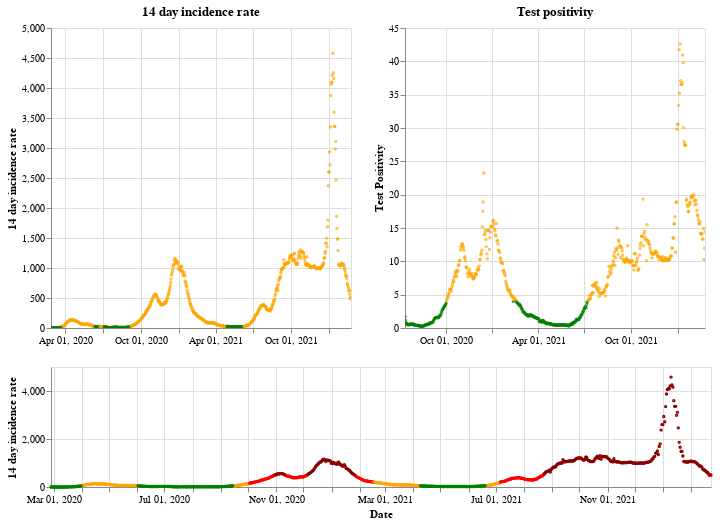

This figure's notebook cell:
### Markdown cell above
## Wales

### Code cell
plot_traffic_light('Wales')

### Figure 1 — Vega-Lite specification as saved in the notebook (floating-point values rounded to 4 significant figures; data arrays with more than 128 entries replaced by an {"elided": "..."} marker saying what was removed)
{"config": {"view": {"continuousWidth": 400, "continuousHeight": 300}}, "vconcat": [{"hconcat": [{"mark": {"type": "point", "size": 2}, "encoding": {"color": {"condition": {"value": "green", "test": "(datum.twoWeeklyCasesRate <= 25)"}, "value": "orange"}, "tooltip": [{"type": "nominal", "field": "areaName"}, {"type": "temporal", "field": "date"}, {"type": "quantitative", "field": "twoWeeklyCasesRate"}, {"type": "quantitative", "field": "testPositivity"}], "x": {"type": "temporal", "axis": {"title": ""}, "field": "date", "scale": {"domain": {"selection": "DateBrush"}}, "timeUnit": "yearmonthdate"}, "y": {"type": "quantitative", "axis": {"title": "14 day incidence rate"}, "field": "twoWeeklyCasesRate"}}, "title": "14 day incidence rate", "width": 300}, {"mark": {"type": "point", "size": 2}, "encoding": {"color": {"condition": {"value": "green", "test": "(datum.testPositivity <= 4)"}, "value": "orange"}, "tooltip": [{"type": "nominal", "field": "areaName"}, {"type": "temporal", "field": "date"}, {"type": "quantitative", "field": "twoWeeklyCasesRate"}, {"type": "quantitative", "field": "testPositivity"}], "x": {"type": "temporal", "axis": {"title": ""}, "field": "date", "scale": {"domain": {"selection": "DateBrush"}}, "timeUnit": "yearmonthdate"}, "y": {"type": "quantitative", "axis": {"title": "Test Positivity"}, "field": "testPositivity"}}, "title": "Test positivity", "width": 300}]}, {"layer": [{"mark": {"type": "point", "size": 2}, "encoding": {"color": {"condition": {"value": "orange", "test": "(((datum.testPositivity < 4) && (datum.twoWeeklyCasesRate >= 50)) && (datum.twoWeeklyCasesRate < 200))"}, "value": "red"}, "opacity": {"condition": {"value": 1, "test": "((datum.twoWeeklyCasesRate >= 50) && (datum.twoWeeklyCasesRate < 500))"}, "value": 0}, "tooltip": [{"type": "nominal", "field": "areaName"}, {"type": "temporal", "field": "date"}, {"type": "quantitative", "field": "twoWeeklyCasesRate"}, {"type": "quantitative", "field": "testPositivity"}], "x": {"type": "temporal", "axis": {"title": "Date"}, "field": "date", "timeUnit": "yearmonthdate"}, "y": {"type": "quantitative", "axis": {"title": "14 day incidence rate"}, "field": "twoWeeklyCasesRate"}}, "selection": {"DateBrush": {"type": "interval", "encodings": ["x"], "fields": ["Time"]}}}, {"mark": {"type": "point", "size": 2}, "encoding": {"color": {"value": "darkred"}, "opacity": {"condition": {"value": 1, "test": "(datum.twoWeeklyCasesRate >= 500)"}, "value": 0}, "tooltip": [{"type": "nominal", "field": "areaName"}, {"type": "temporal", "field": "date"}, {"type": "quantitative", "field": "twoWeeklyCasesRate"}, {"type": "quantitative", "field": "testPositivity"}], "x": {"type": "temporal", "axis": {"title": "Date"}, "field": "date", "timeUnit": "yearmonthdate"}, "y": {"type": "quantitative", "axis": {"title": "14 day incidence rate"}, "field": "twoWeeklyCasesRate"}}}, {"mark": {"type": "point", "size": 2}, "encoding": {"color": {"condition": {"value": "green", "test": "((datum.testPositivity < 4) && (datum.twoWeeklyCasesRate < 50))"}, "value": "orange"}, "opacity": {"condition": {"value": 1, "test": "(datum.twoWeeklyCasesRate < 50)"}, "value": 0}, "tooltip": [{"type": "nominal", "field": "areaName"}, {"type": "temporal", "field": "date"}, {"type": "quantitative", "field": "twoWeeklyCasesRate"}, {"type": "quantitative", "field": "testPositivity"}], "x": {"type": "temporal", "axis": {"title": "Date"}, "field": "date", "timeUnit": "yearmonthdate"}, "y": {"type": "quantitative", "axis": {"title": "14 day incidence rate"}, "field": "twoWeeklyCasesRate"}}}], "height": 120, "width": 660}], "data": {"name": "data-b2227b14ff9a05a225425a12151f2e71"}, "$schema": "https://vega.github.io/schema/vega-lite/v4.8.1.json", "datasets": {"data-b2227b14ff9a05a225425a12151f2e71": {"elided": "728 records"}}}
